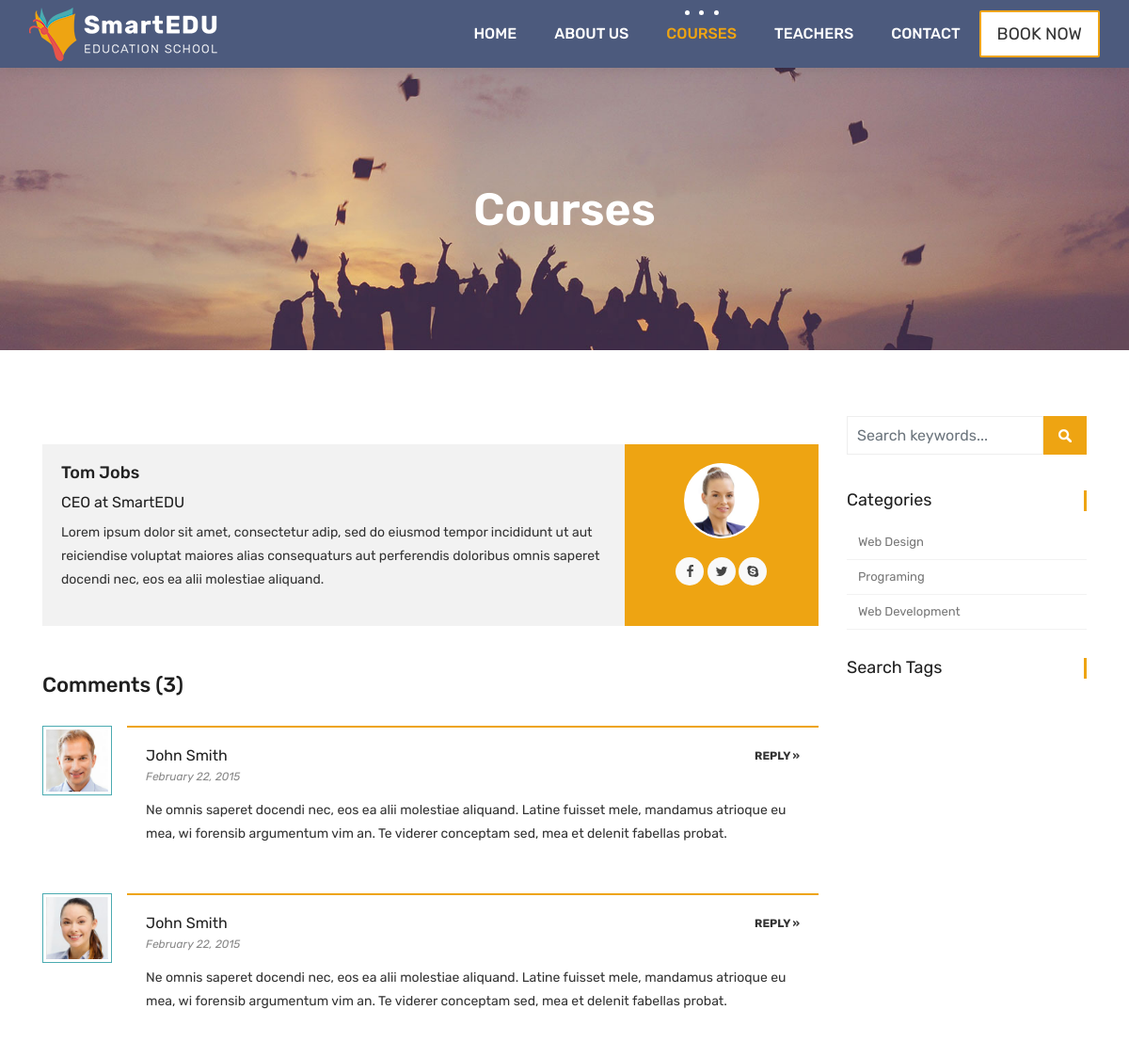
The page /courses/tags/back-end (upper part) on the database as committed earlier.
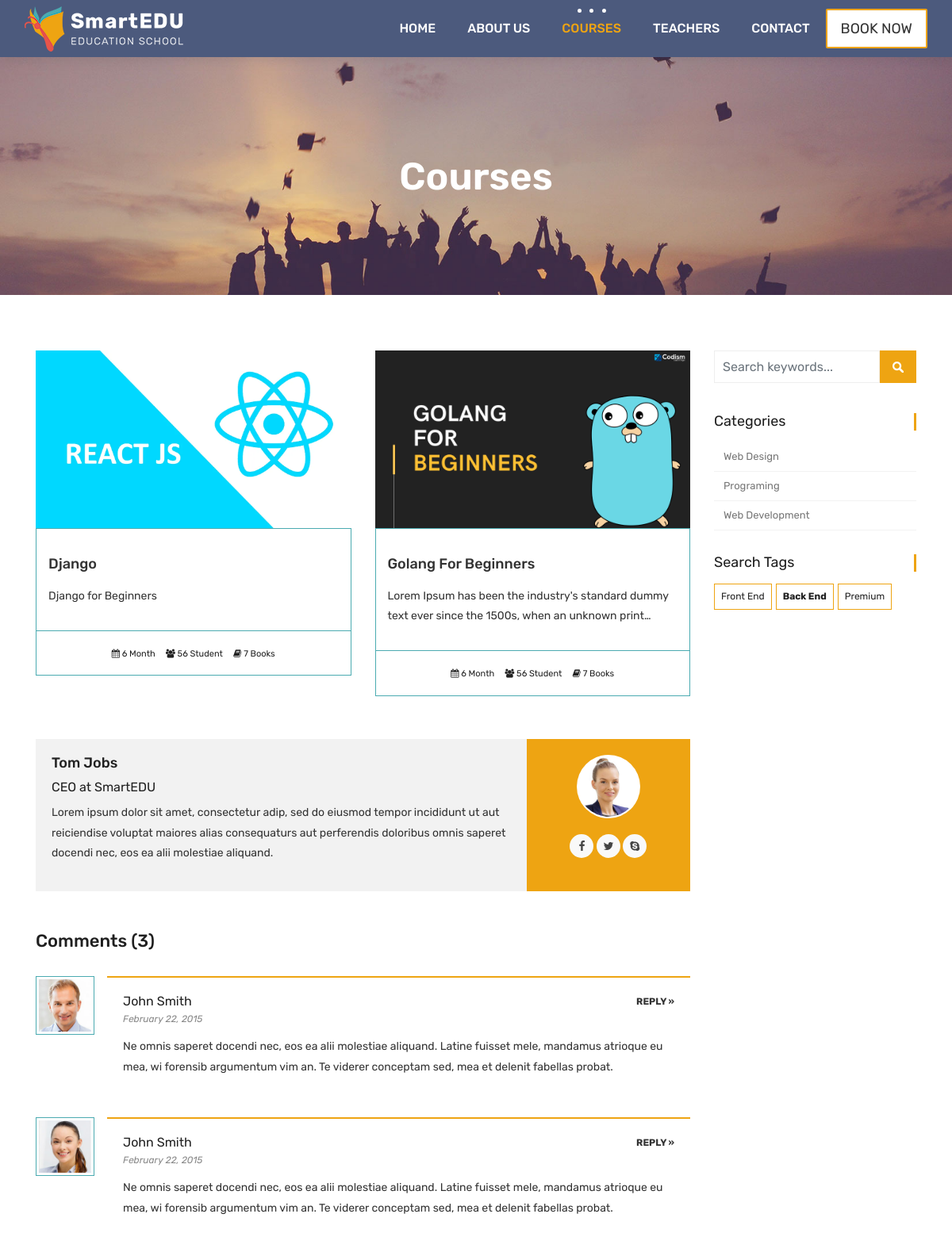
The same page on the database as committed later.
### courses/models.py (models this page shows, shortened)
class Category(models.Model):
    name = models.CharField(max_length=50, null=True)
    slug = models.SlugField(max_length=50, unique=True, null=True)

class Course(models.Model):
    teacher = models.ForeignKey(Teacher, null=True, on_delete=models.CASCADE)
    name= models.CharField(max_length=200, unique=True, verbose_name="Kurs Adi", help_text="Kurs Adini Yaziniz")
    description = models.TextField(blank=True, null=True)
    category = models.ForeignKey(Category, null=True, on_delete=models.DO_NOTHING)
    tags = models.ManyToManyField(Tag, blank=True, null=True)
    image = models.ImageField(upload_to="courses/%Y/%m/%d/", default="courses/default_course_image.jpg")
    date = models.DateTimeField(auto_now=True)
    available = models.BooleanField(default=True)

class Tag(models.Model):
    name = models.CharField(max_length=50, null=True)
    slug = models.SlugField(max_length=50, unique=True, null=True)

### courses/views.py (the view)
# urls.py: path('tags/<slug:tag_slug>', views.tag_list, name="courses_by_tag"),
def tag_list(request, tag_slug):
    courses = Course.objects.all().filter(tags__slug=tag_slug)
    categories= Category.objects.all()
    tags = Tag.objects.all()
    context = {
        "courses" : courses,
        "categories" : categories,
        "tags" : tags
    }
    return render(request, "courses.html", context)

### templates/courses.html (shortened to what the changed rows need)
{% extends 'partials/_base.html' %}
{% load static %}
{% block content %}
	<div class="all-title-box">
		<div class="container text-center">
			<h1>Courses</h1>
		</div>
	</div>
    <div id="overviews" class="section wb">
        <div class="container">
            <div class="row">
                <div class="col-lg-9 blog-post-single">
                    <div class="row">
                        {% for course in courses %}
                        <div class="col-lg-6 col-md-6 col-12 mb-4">
                            <div class="course-item">
                                <div class="image-blog">
                                    <img src="{{course.image.url}}" alt="" class="img-fluid">
                                </div>
                                <div class="course-br">
                                    <div class="course-title">
                                        <h2><a href="{% url 'course_detail' course.category.slug course.id %}" title="">{{course.name}}</a></h2>
                                    </div>
                                    <div class="course-desc">
                                        <p>{{course.description | truncatechars:100}}</p>
                                    </div>
                                </div>
                                <div class="course-meta-bot">
                                    <ul>
                                        <li><i class="fa fa-calendar" aria-hidden="true"></i> 6 Month</li>
                                        <li><i class="fa fa-users" aria-hidden="true"></i> 56 Student</li>
                                        <li><i class="fa fa-book" aria-hidden="true"></i> 7 Books</li>
                                    </ul>
                                </div>
                            </div>
                        </div>
                    {% endfor %}
                    </div>
                </div>
				<div class="col-lg-3 col-12 right-single">
					<div class="widget-categories">
						<ul>
							{% for category in categories %}
							<li><a href="{% url 'courses_by_category' category.slug %}">{{category.name}}</a></li>
							{% endfor %}
						</ul>
					</div>
					<div class="widget-tags">
						<ul class="tags">
							{% for tag in tags %}
							<li><a href="{% url 'courses_by_tag' tag.slug %}">
								{% if tag.slug in request.path %}
								<b> {{tag.name}}</b>
								{% else %} {{tag.name}}{% endif %}
							</a></li>
							{% endfor %}
						</ul>
					</div>
				</div>
            </div>
        </div>
    </div>
    {% endblock %}

Rows that differ between the two databases and show on the page:
now on this page (row edited): Course: image (picture), name "Django", description "Django for Beginners"
now on this page (row edited): Course: image (picture), name "Golang For Beginners", description "Lorem Ipsum has been the industry's standard dummy text ever since the 1500s, when an unknown print…"
added Tag: name "Front End"
added Tag: name "Back End"
added Tag: name "Premium"
